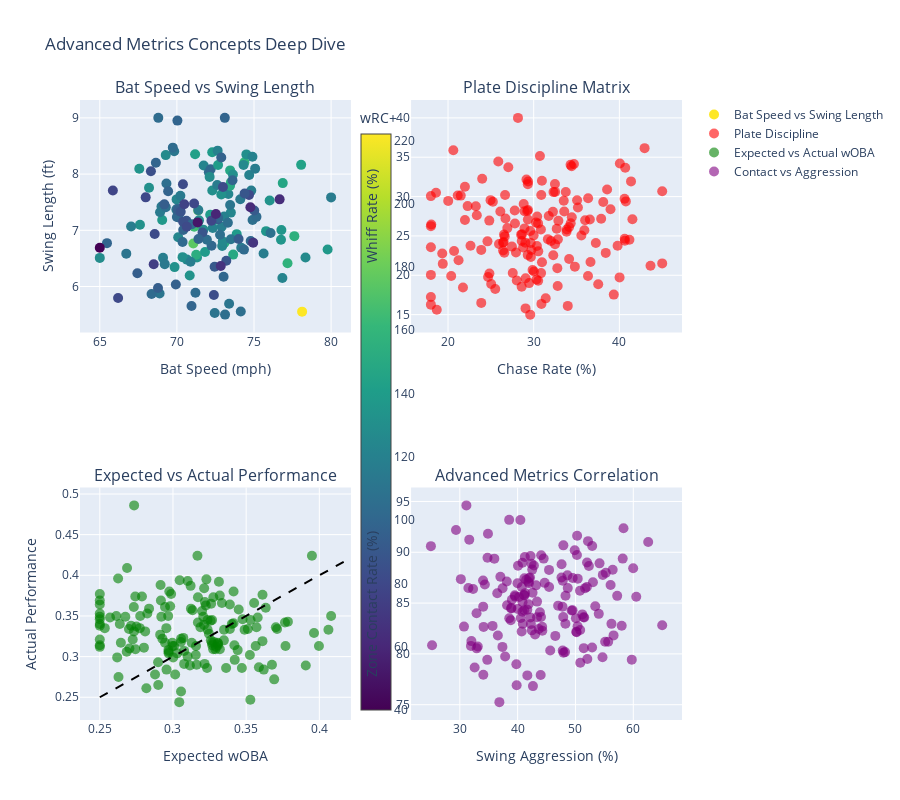

The notebook cell this image was saved under:
### Markdown cell above
## 8. Advanced Metrics Deep Dive

Let's explore the newest and most advanced metrics concepts in modern baseball analytics.

### Code cell
# Explore advanced metrics concepts
def create_advanced_metrics_analysis():
    """Create analysis of cutting-edge baseball metrics concepts"""
    n_players = len(hitting_2025)
    
    # Generate synthetic advanced metrics data for demonstration
    advanced_metrics = pd.DataFrame({
        'Bat_Speed': np.random.normal(72, 3, n_players),
        'Swing_Length': np.random.normal(7.2, 0.8, n_players),
        'xwOBA': np.random.normal(0.320, 0.040, n_players),
        'Whiff_Rate': np.random.normal(25, 5, n_players),
        'Chase_Rate': np.random.normal(30, 6, n_players),
        'Zone_Contact_Rate': np.random.normal(85, 4, n_players),
        'Swing_Aggression': np.random.normal(45, 8, n_players)
    })
    
    # Ensure realistic ranges
    advanced_metrics['Bat_Speed'] = np.clip(advanced_metrics['Bat_Speed'], 65, 80)
    advanced_metrics['Swing_Length'] = np.clip(advanced_metrics['Swing_Length'], 5.5, 9.0)
    advanced_metrics['xwOBA'] = np.clip(advanced_metrics['xwOBA'], 0.250, 0.420)
    advanced_metrics['Whiff_Rate'] = np.clip(advanced_metrics['Whiff_Rate'], 15, 40)
    advanced_metrics['Chase_Rate'] = np.clip(advanced_metrics['Chase_Rate'], 18, 45)
    advanced_metrics['Zone_Contact_Rate'] = np.clip(advanced_metrics['Zone_Contact_Rate'], 75, 95)
    advanced_metrics['Swing_Aggression'] = np.clip(advanced_metrics['Swing_Aggression'], 25, 65)
    
    return advanced_metrics

# Generate advanced metrics
advanced_metrics = create_advanced_metrics_analysis()

# Create advanced metrics visualization
fig = make_subplots(
    rows=2, cols=2,
    subplot_titles=('Bat Speed vs Swing Length', 'Plate Discipline Matrix', 
                   'Expected vs Actual Performance', 'Advanced Metrics Correlation'),
    specs=[[{"type": "scatter"}, {"type": "scatter"}],
           [{"type": "scatter"}, {"type": "scatter"}]]
)

# Bat Speed vs Swing Length
fig.add_trace(
    go.Scatter(
        x=advanced_metrics['Bat_Speed'],
        y=advanced_metrics['Swing_Length'],
        mode='markers',
        marker=dict(
            size=10,
            color=hitting_2025['wRC+'] if 'wRC+' in hitting_2025.columns else 'blue',
            colorscale='Viridis',
            colorbar=dict(title="wRC+", x=0.45),
            showscale=True
        ),
        name='Bat Speed vs Swing Length',
        hovertemplate='<b>Bat Speed:</b> %{x:.1f} mph<br><b>Swing Length:</b> %{y:.1f} ft<extra></extra>'
    ),
    row=1, col=1
)

# Plate Discipline Matrix (Whiff Rate vs Chase Rate)
fig.add_trace(
    go.Scatter(
        x=advanced_metrics['Chase_Rate'],
        y=advanced_metrics['Whiff_Rate'],
        mode='markers',
        marker=dict(
            size=10,
            color='red',
            opacity=0.6
        ),
        name='Plate Discipline',
        hovertemplate='<b>Chase Rate:</b> %{x:.1f}%<br><b>Whiff Rate:</b> %{y:.1f}%<extra></extra>'
    ),
    row=1, col=2
)

# Expected vs Actual wOBA
if 'wOBA' in hitting_2025.columns:
    fig.add_trace(
        go.Scatter(
            x=advanced_metrics['xwOBA'],
            y=hitting_2025['wOBA'],
            mode='markers',
            marker=dict(
                size=10,
                color='green',
                opacity=0.6
            ),
            name='Expected vs Actual wOBA',
            hovertemplate='<b>xwOBA:</b> %{x:.3f}<br><b>wOBA:</b> %{y:.3f}<extra></extra>'
        ),
        row=2, col=1
    )
    
    # Add diagonal line
    fig.add_trace(
        go.Scatter(
            x=[0.250, 0.420],
            y=[0.250, 0.420],
            mode='lines',
            line=dict(dash='dash', color='black'),
            name='Expected = Actual',
            showlegend=False
        ),
        row=2, col=1
    )
else:
    # Use OBP as proxy if wOBA not available
    if 'OBP' in hitting_2025.columns:
        fig.add_trace(
            go.Scatter(
                x=advanced_metrics['xwOBA'],
                y=hitting_2025['OBP'],
                mode='markers',
                marker=dict(
                    size=10,
                    color='green',
                    opacity=0.6
                ),
                name='Expected wOBA vs OBP',
                hovertemplate='<b>xwOBA:</b> %{x:.3f}<br><b>OBP:</b> %{y:.3f}<extra></extra>'
            ),
            row=2, col=1
        )

# Zone Contact Rate vs Swing Aggression
fig.add_trace(
    go.Scatter(
        x=advanced_metrics['Swing_Aggression'],
        y=advanced_metrics['Zone_Contact_Rate'],
        mode='markers',
        marker=dict(
            size=10,
            color='purple',
            opacity=0.6
        ),
        name='Contact vs Aggression',
        hovertemplate='<b>Swing Aggression:</b> %{x:.1f}%<br><b>Zone Contact:</b> %{y:.1f}%<extra></extra>'
    ),
    row=2, col=2
)

# Update layout
fig.update_layout(
    title='Advanced Metrics Concepts Deep Dive',
    height=800,
    showlegend=True
)

# Update axis labels
fig.update_xaxes(title_text="Bat Speed (mph)", row=1, col=1)
fig.update_yaxes(title_text="Swing Length (ft)", row=1, col=1)
fig.update_xaxes(title_text="Chase Rate (%)", row=1, col=2)
fig.update_yaxes(title_text="Whiff Rate (%)", row=1, col=2)
fig.update_xaxes(title_text="Expected wOBA", row=2, col=1)
fig.update_yaxes(title_text="Actual Performance", row=2, col=1)
fig.update_xaxes(title_text="Swing Aggression (%)", row=2, col=2)
fig.update_yaxes(title_text="Zone Contact Rate (%)", row=2, col=2)

fig.show()

print("\n🚀 Advanced Metrics Insights:")
print("• Bat speed and swing length reveal swing efficiency")
print("• Plate discipline matrix shows pitch recognition skills")
print("• Expected metrics help separate skill from luck")
print("• Zone contact rate is crucial for sustainable success")
print("• These metrics provide deeper insights than traditional stats")

### Figure 1 — Plotly figure (JSON) as saved in the notebook; plotly's stock layout.template omitted (floating-point values rounded to 4 significant figures; data arrays with more than 128 entries replaced by an {"elided": "..."} marker saying what was removed)
{"data": [{"hovertemplate": "<b>Bat Speed:</b> %{x:.1f} mph<br><b>Swing Length:</b> %{y:.1f} ft<extra></extra>", "marker": {"color": {"elided": "158 int values"}, "colorbar": {"title": {"text": "wRC+"}, "x": 0.45}, "colorscale": [[0, "#440154"], [0.1111, "#482878"], [0.2222, "#3e4989"], [0.3333, "#31688e"], [0.4444, "#26828e"], [0.5556, "#1f9e89"], [0.6667, "#35b779"], [0.7778, "#6ece58"], [0.8889, "#b5de2b"], [1, "#fde725"]], "showscale": true, "size": 10}, "mode": "markers", "name": "Bat Speed vs Swing Length", "type": "scatter", "x": {"elided": "158 float values"}, "xaxis": "x", "y": {"elided": "158 float values"}, "yaxis": "y"}, {"hovertemplate": "<b>Chase Rate:</b> %{x:.1f}%<br><b>Whiff Rate:</b> %{y:.1f}%<extra></extra>", "marker": {"color": "red", "opacity": 0.6, "size": 10}, "mode": "markers", "name": "Plate Discipline", "type": "scatter", "x": {"elided": "158 float values"}, "xaxis": "x2", "y": {"elided": "158 float values"}, "yaxis": "y2"}, {"hovertemplate": "<b>xwOBA:</b> %{x:.3f}<br><b>wOBA:</b> %{y:.3f}<extra></extra>", "marker": {"color": "green", "opacity": 0.6, "size": 10}, "mode": "markers", "name": "Expected vs Actual wOBA", "type": "scatter", "x": {"elided": "158 float values"}, "xaxis": "x3", "y": {"elided": "158 float values"}, "yaxis": "y3"}, {"line": {"color": "black", "dash": "dash"}, "mode": "lines", "name": "Expected = Actual", "showlegend": false, "type": "scatter", "x": [0.25, 0.42], "xaxis": "x3", "y": [0.25, 0.42], "yaxis": "y3"}, {"hovertemplate": "<b>Swing Aggression:</b> %{x:.1f}%<br><b>Zone Contact:</b> %{y:.1f}%<extra></extra>", "marker": {"color": "purple", "opacity": 0.6, "size": 10}, "mode": "markers", "name": "Contact vs Aggression", "type": "scatter", "x": {"elided": "158 float values"}, "xaxis": "x4", "y": {"elided": "158 float values"}, "yaxis": "y4"}], "layout": {"annotations": [{"font": {"size": 16}, "showarrow": false, "text": "Bat Speed vs Swing Length", "x": 0.225, "xanchor": "center", "xref": "paper", "y": 1, "yanchor": "bottom", "yref": "paper"}, {"font": {"size": 16}, "showarrow": false, "text": "Plate Discipline Matrix", "x": 0.775, "xanchor": "center", "xref": "paper", "y": 1, "yanchor": "bottom", "yref": "paper"}, {"font": {"size": 16}, "showarrow": false, "text": "Expected vs Actual Performance", "x": 0.225, "xanchor": "center", "xref": "paper", "y": 0.375, "yanchor": "bottom", "yref": "paper"}, {"font": {"size": 16}, "showarrow": false, "text": "Advanced Metrics Correlation", "x": 0.775, "xanchor": "center", "xref": "paper", "y": 0.375, "yanchor": "bottom", "yref": "paper"}], "height": 800, "showlegend": true, "title": {"text": "Advanced Metrics Concepts Deep Dive"}, "xaxis": {"anchor": "y", "domain": [0, 0.45], "title": {"text": "Bat Speed (mph)"}}, "xaxis2": {"anchor": "y2", "domain": [0.55, 1], "title": {"text": "Chase Rate (%)"}}, "xaxis3": {"anchor": "y3", "domain": [0, 0.45], "title": {"text": "Expected wOBA"}}, "xaxis4": {"anchor": "y4", "domain": [0.55, 1], "title": {"text": "Swing Aggression (%)"}}, "yaxis": {"anchor": "x", "domain": [0.625, 1], "title": {"text": "Swing Length (ft)"}}, "yaxis2": {"anchor": "x2", "domain": [0.625, 1], "title": {"text": "Whiff Rate (%)"}}, "yaxis3": {"anchor": "x3", "domain": [0, 0.375], "title": {"text": "Actual Performance"}}, "yaxis4": {"anchor": "x4", "domain": [0, 0.375], "title": {"text": "Zone Contact Rate (%)"}}}}
